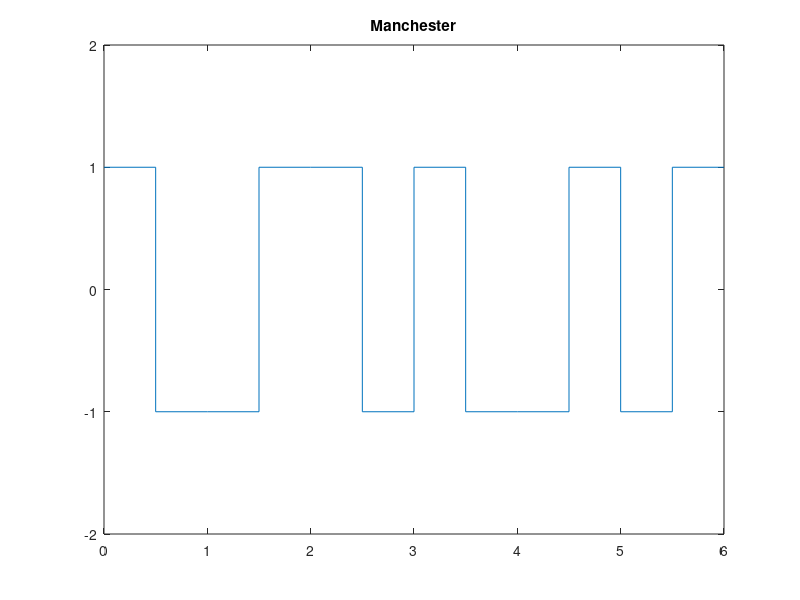

The MATLAB source for this figure:
m = [0 1 0 0 1 1];
n = length(m);
x = [];
y = [];

for i=1:n
    x=[x i-1 i-1+0.5 i-1+0.5 i];
    if(m(i)==0)
        y=[y 1 1 -1 -1];
    else
        y=[y -1 -1 1 1];
    end
end

plot(x,y),axis([0,n,-2,2]);
title('Manchester');